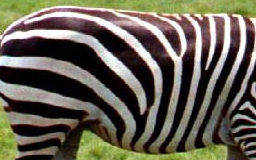
#> input picture data/sr/zebra_crop.png, 256 x 160 px
$ jupyter execute --allow-errors sr_prior_effect.ipynb   (shell and % lines are left out)   (older library calls are emulated)
#> lines starting #> are read from the running program, lines starting #| are printed output that depends on the picture
### utils/common_utils.py
import torch
import torch.nn as nn
import torchvision
import sys

import numpy as np
from PIL import Image
import PIL
import numpy as np

import matplotlib.pyplot as plt

# [41 lines left out: functions crop_image, get_params, not called in this run]

def get_image_grid(images_np, nrow=8):
    '''Creates a grid from a list of images by concatenating them.'''
    images_torch = [torch.from_numpy(x) for x in images_np]
    torch_grid = torchvision.utils.make_grid(images_torch, nrow)

    return torch_grid.numpy()

def plot_image_grid(images_np, nrow =8, factor=1, interpolation='lanczos'):
    """Draws images in a grid

    Args:
        images_np: list of images, each image is np.array of size 3xHxW of 1xHxW
        nrow: how many images will be in one row
        factor: size if the plt.figure
        interpolation: interpolation used in plt.imshow
    """
    n_channels = max(x.shape[0] for x in images_np)
    assert (n_channels == 3) or (n_channels == 1), "images should have 1 or 3 channels"

    images_np = [x if (x.shape[0] == n_channels) else np.concatenate([x, x, x], axis=0) for x in images_np]

    grid = get_image_grid(images_np, nrow)

    plt.figure(figsize=(len(images_np) + factor, 12 + factor))

    if images_np[0].shape[0] == 1:
        plt.imshow(grid[0], cmap='gray', interpolation=interpolation)
    else:
        plt.imshow(grid.transpose(1, 2, 0), interpolation=interpolation)

    plt.show()

    return grid

def load(path):
    """Load PIL image."""
    img = Image.open(path)
    return img

def get_image(path, imsize=-1):
    """Load an image and resize to a cpecific size.

    Args:
        path: path to image
        imsize: tuple or scalar with dimensions; -1 for `no resize`
    """
    img = load(path)

    if isinstance(imsize, int):
        imsize = (imsize, imsize)

    if imsize[0]!= -1 and img.size != imsize:
        if imsize[0] > img.size[0]:
            img = img.resize(imsize, Image.BICUBIC)
        else:
            img = img.resize(imsize, Image.ANTIALIAS)

    img_np = pil_to_np(img)

    return img, img_np


# [8 lines left out: function fill_noise, not called in this run]

def get_noise(input_depth, method, spatial_size, noise_type='u', var=1./10):
    """Returns a pytorch.Tensor of size (1 x `input_depth` x `spatial_size[0]` x `spatial_size[1]`)
    initialized in a specific way.
    Args:
        input_depth: number of channels in the tensor
        method: `noise` for fillting tensor with noise; `meshgrid` for np.meshgrid
        spatial_size: spatial size of the tensor to initialize
        noise_type: 'u' for uniform; 'n' for normal
        var: a factor, a noise will be multiplicated by. Basically it is standard deviation scaler.
    """
    if isinstance(spatial_size, int):
        spatial_size = (spatial_size, spatial_size)
    if method == 'noise':
        shape = [1, input_depth, spatial_size[0], spatial_size[1]]
        net_input = torch.zeros(shape)

        fill_noise(net_input, noise_type)
        net_input *= var
    elif method == 'meshgrid':
        assert input_depth == 2
        X, Y = np.meshgrid(np.arange(0, spatial_size[1])/float(spatial_size[1]-1), np.arange(0, spatial_size[0])/float(spatial_size[0]-1))
        meshgrid = np.concatenate([X[None,:], Y[None,:]])
        net_input=  np_to_torch(meshgrid)
    else:
        assert False

    return net_input

def pil_to_np(img_PIL):
    '''Converts image in PIL format to np.array.

    From W x H x C [0...255] to C x W x H [0..1]
    '''
    ar = np.array(img_PIL)

    if len(ar.shape) == 3:
        ar = ar.transpose(2,0,1)
    else:
        ar = ar[None, ...]

    return ar.astype(np.float32) / 255.

# [64 lines left out: functions np_to_pil, np_to_torch, torch_to_np, optimize, not called in this run]

### utils/sr_utils.py
from .common_utils import *

# [13 lines left out: function put_in_center, not called in this run]


def load_LR_HR_imgs_sr(fname, imsize, factor, enforse_div32=None):
    '''Loads an image, resizes it, center crops and downscales.

    Args:
        fname: path to the image
        imsize: new size for the image, -1 for no resizing
        factor: downscaling factor
        enforse_div32: if 'CROP' center crops an image, so that its dimensions are divisible by 32.
    '''
#> called with fname = 'data/sr/zebra_crop.png', imsize = -1, factor = 4, enforse_div32 = 'CROP'
    img_orig_pil, img_orig_np = get_image(fname, -1)
#> in load, img is the input picture: PIL image 256x160 RGB; mean R, G, B 102.3, 96.8, 83

    if imsize != -1:
        img_orig_pil, img_orig_np = get_image(fname, imsize)

    # For comparison with GT
    if enforse_div32 == 'CROP':
        new_size = (img_orig_pil.size[0] - img_orig_pil.size[0] % 32,
                    img_orig_pil.size[1] - img_orig_pil.size[1] % 32)
#> new_size = (256, 160)

        bbox = [
                (img_orig_pil.size[0] - new_size[0])/2,
                (img_orig_pil.size[1] - new_size[1])/2,
                (img_orig_pil.size[0] + new_size[0])/2,
                (img_orig_pil.size[1] + new_size[1])/2,
        ]
#> bbox = [0, 0, 256, 160]

        img_HR_pil = img_orig_pil.crop(bbox)
        img_HR_np = pil_to_np(img_HR_pil)
    else:
        img_HR_pil, img_HR_np = img_orig_pil, img_orig_np

    LR_size = [
               img_HR_pil.size[0] // factor,
               img_HR_pil.size[1] // factor
    ]
#> LR_size = [64, 40]

    img_LR_pil = img_HR_pil.resize(LR_size, Image.ANTIALIAS)
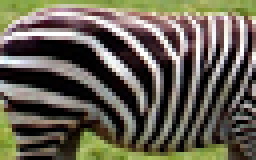
#> img_LR_pil: PIL image 64x40 RGB (shown 4 times larger); mean R, G, B 102.6, 97.5, 83.6
    img_LR_np = pil_to_np(img_LR_pil)

    print('HR and LR resolutions: %s, %s' % (str(img_HR_pil.size), str (img_LR_pil.size)))
#| HR and LR resolutions: (256, 160), (64, 40)

    return {
                'orig_pil': img_orig_pil,
                'orig_np':  img_orig_np,
                'LR_pil':  img_LR_pil,
                'LR_np': img_LR_np,
                'HR_pil':  img_HR_pil,
                'HR_np': img_HR_np
           }


def get_baselines(img_LR_pil, img_HR_pil):
    '''Gets `bicubic`, sharpened bicubic and `nearest` baselines.'''
    img_bicubic_pil = img_LR_pil.resize(img_HR_pil.size, Image.BICUBIC)
    img_bicubic_np = pil_to_np(img_bicubic_pil)

    img_nearest_pil = img_LR_pil.resize(img_HR_pil.size, Image.NEAREST)
    img_nearest_np = pil_to_np(img_nearest_pil)

    img_bic_sharp_pil = img_bicubic_pil.filter(PIL.ImageFilter.UnsharpMask())
    img_bic_sharp_np = pil_to_np(img_bic_sharp_pil)

    return img_bicubic_np, img_bic_sharp_np, img_nearest_np


# [11 lines left out: function tv_loss, not called in this run]

### sr_prior_effect.ipynb
Code for **"Prior effect"** figure from supmat.

[cell 1]
"""
*Uncomment if running on colab*
Set Runtime -> Change runtime type -> Under Hardware Accelerator select GPU in Google Colab
"""
# !git clone https://github.com/DmitryUlyanov/deep-image-prior
# !mv deep-image-prior/* ./

# Import libs

[cell 2]
from __future__ import print_function
import matplotlib.pyplot as plt

import argparse
import os
# os.environ['CUDA_VISIBLE_DEVICES'] = '1'

import numpy as np
from models import *

import torch
import torch.optim

from skimage.measure import compare_psnr
from models.downsampler import Downsampler

from utils.sr_utils import *

torch.backends.cudnn.enabled = True
torch.backends.cudnn.benchmark =True
dtype = torch.cuda.FloatTensor

imsize =-1
factor = 4
enforse_div32 = 'CROP' # we usually need the dimensions to be divisible by a power of two

PLOT = True

# Load image

[cell 3]
fname  = 'data/sr/zebra_crop.png'

imgs = load_LR_HR_imgs_sr(fname, imsize, factor, enforse_div32)
#> imgs = 6 items

if PLOT:
    imgs['bicubic_np'], imgs['sharp_np'], imgs['nearest_np'] = get_baselines(imgs['LR_pil'], imgs['HR_pil'])
#> in get_baselines, `img_bicubic_pil = img_LR_pil.resize(img_HR_pil.size, Image.BICUBIC)`:
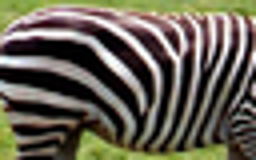
#> img_bicubic_pil: PIL image 256x160 RGB; mean R, G, B 102.8, 97.9, 83.8
#> in get_baselines, `img_nearest_pil = img_LR_pil.resize(img_HR_pil.size, Image.NEAREST)`:
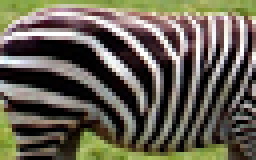
#> img_nearest_pil: PIL image 256x160 RGB; mean R, G, B 102.6, 97.5, 83.6
#> in get_baselines, `img_bic_sharp_pil = img_bicubic_pil.filter(PIL.ImageFilter.UnsharpMask..`:
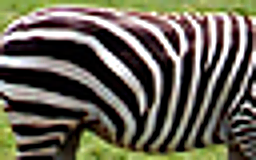
#> img_bic_sharp_pil: PIL image 256x160 RGB; mean R, G, B 104.3, 99.8, 85.5
    plot_image_grid([imgs['HR_np'], imgs['bicubic_np'], imgs['sharp_np'], imgs['nearest_np']], 4,12);
#> in plot_image_grid, `n_channels = max(x.shape[0] for x in images_np)`: n_channels = 3
#> in plot_image_grid, `images_np = [x if (x.shape[0] == n_channels) else np.concatenate([x, x..`: images_np = 4 items
#> (the call stopped at in get_image_grid, `images_torch = [torch.from_numpy(x) for x in images_np]`: torch is not available in this run)
    print ('PSNR bicubic: %.4f   PSNR nearest: %.4f' %  (
                                        compare_psnr(imgs['HR_np'], imgs['bicubic_np']),
                                        compare_psnr(imgs['HR_np'], imgs['nearest_np'])))
#| PSNR bicubic: 20.6285   PSNR nearest: 17.4030

[cell 4]
def closure():

    global i, net_input


    if reg_noise_std > 0:
        net_input = net_input_saved + (noise.normal_() * reg_noise_std)

    out_HR = net(net_input)
    out_LR = downsampler(out_HR)

    total_loss = mse(out_LR, img_LR_var) + tv_weight * tv_loss(out_HR)
    total_loss.backward()

    # Log
    psnr_LR = compare_psnr(imgs['LR_np'], torch_to_np(out_LR))
    psnr_HR = compare_psnr(imgs['HR_np'], torch_to_np(out_HR))
    print ('Iteration %05d    PSNR_LR %.3f   PSNR_HR %.3f' % (i, psnr_LR, psnr_HR), '\r', end='')

    # History
    psnr_history.append([psnr_LR, psnr_HR])

    if PLOT and i % 500 == 0:
        out_HR_np = torch_to_np(out_HR)
        plot_image_grid([imgs['HR_np'], np.clip(out_HR_np, 0, 1)], factor=8, nrow=2, interpolation='lanczos')

    i += 1

    return total_loss

# Experiment 1: no prior, optimize over pixels

[cell 5]
input_depth = 3

INPUT = 'noise'
pad = 'reflection'
OPT_OVER = 'input'
KERNEL_TYPE='lanczos2'

LR = 0.01
tv_weight = 0.0

OPTIMIZER = 'adam'

num_iter = 2000
reg_noise_std = 0.0

#> (a cell that did not finish here is left out)

[cell 7]
psnr_history = []
i = 0
#> (the rest of this cell did not finish here and is left out)

#> (a cell that did not finish here is left out)

# Experiment 2: using TV loss

[cell 9]
tv_weight = 1e-7
#> (the rest of this cell did not finish here and is left out)

$ run again, with data/sr/test.png copied over data/sr/zebra_crop.png
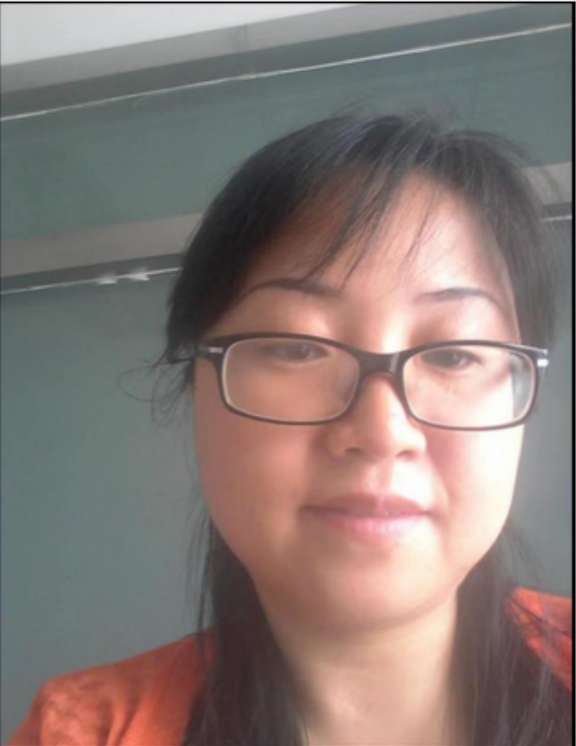
#> input picture data/sr/test.png, 576 x 746 px
#> in load, img is the input picture: PIL image 576x746 RGBA; mean R, G, B, A 135.7, 121.7, 117.4, 255
#> in load_LR_HR_imgs_sr, `img_HR_pil = img_orig_pil.crop(bbox)`:
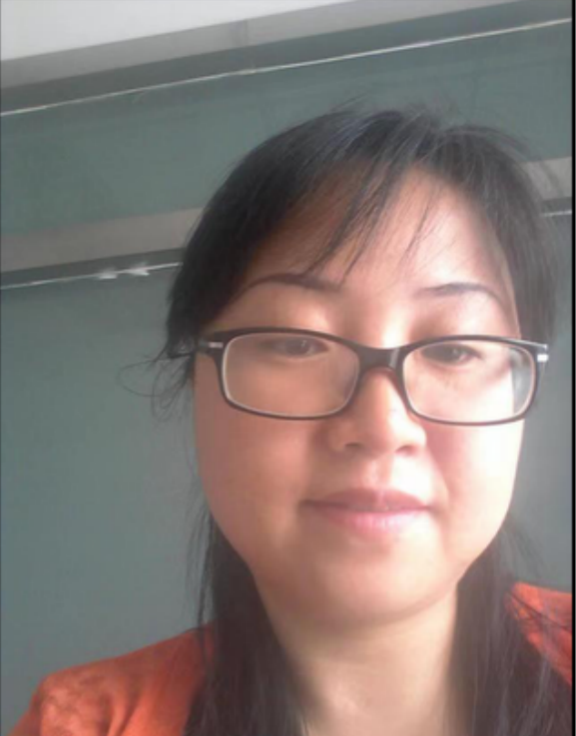
#> img_HR_pil: PIL image 576x736 RGBA; mean R, G, B, A 135.7, 121.8, 117.5, 255
#| HR and LR resolutions: (576, 736), (144, 184)
#> imgs = 6 items
#> n_channels = 4
